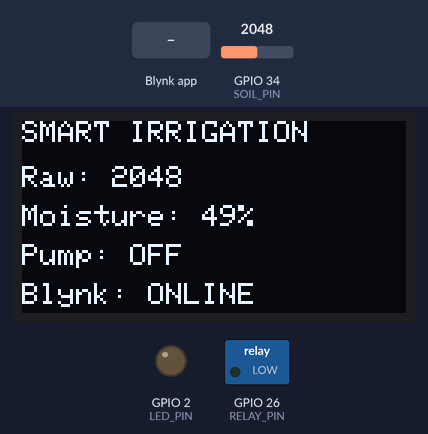
Recording of a sketch running on a simulated ESP32. Shown: 128×64 one-colour display, switched loads named in the sketch (green lamp = pin HIGH), output pins drawn as LEDs (lit = HIGH). Inputs (shaded band) come from the test bench; at power-on: GPIO 34 (SOIL_PIN) = 2048 (analog values on the 0–4095 scale). WiFi joins after 1.5 s; servers stay silent unless stated; what the sketch prints to the serial monitor is not drawn.

Above: at 3.1 s.
3.2 s: GPIO 34 (SOIL_PIN) set to 2819
At 4.4 s:
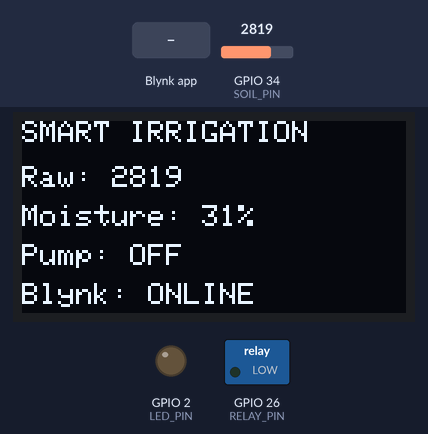
5.4 s: GPIO 34 (SOIL_PIN) set to 2920
At 7.1 s:
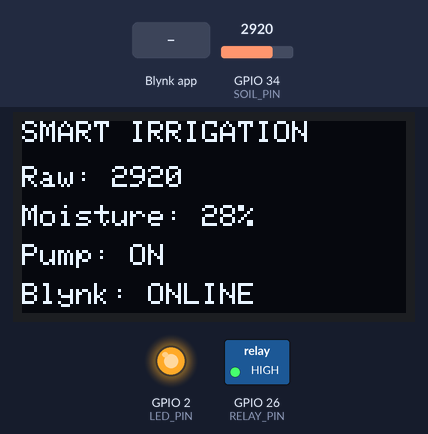
7.4 s: Blynk app writes 0 to V1
At 7.8 s:
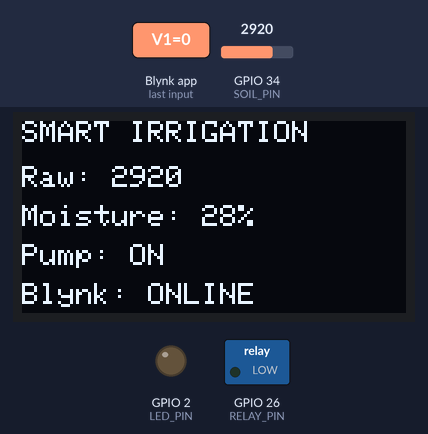
9.4 s: GPIO 34 (SOIL_PIN) set to 2866
At 10.2 s:
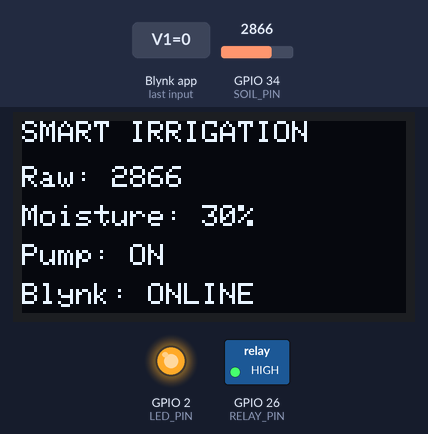
11.4 s: Blynk app writes 200 to V1
At 12.9 s:
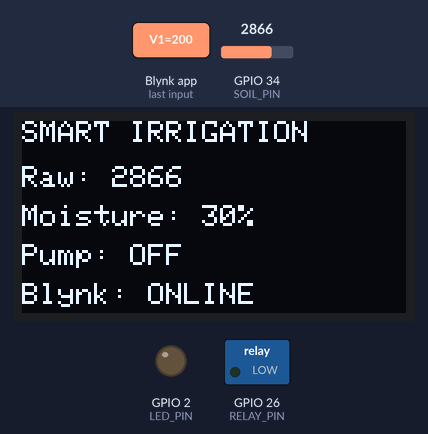
13.4 s: Blynk app writes 1 to V1
At 13.8 s:
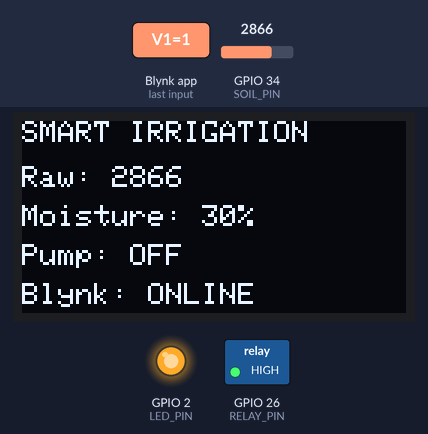
Timing chart, 0 to 16.4 s (numbered marks = the images above; inputs shaded):
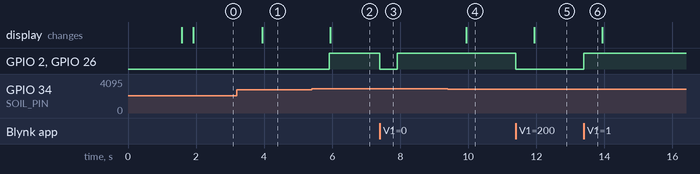

The sketch:

Smart-Irrigation.ino
```cpp
#define BLYNK_TEMPLATE_ID "TMPL3UmYovt23"
#define BLYNK_TEMPLATE_NAME "smart irrigation"
#define BLYNK_AUTH_TOKEN "8oOAxjUfOCGBrxj3TUzcwRacBQWGOUrQ"

#define BLYNK_PRINT Serial

#include <WiFi.h>
#include <BlynkSimpleEsp32.h>
#include <Wire.h>
#include <Adafruit_GFX.h>
#include <Adafruit_SSD1306.h>

// -------------------- WiFi --------------------
char ssid[] = "Wokwi-GUEST";
char pass[] = "";

// -------------------- Pins --------------------
#define SOIL_PIN 34
#define RELAY_PIN 26
#define LED_PIN 2

// -------------------- OLED --------------------
#define SCREEN_WIDTH 128
#define SCREEN_HEIGHT 64

Adafruit_SSD1306 display(
  SCREEN_WIDTH,
  SCREEN_HEIGHT,
  &Wire,
  -1
);

// -------------------- Moisture limits --------------------
const int ON_THRESHOLD = 30;
const int OFF_THRESHOLD = 45;

bool pumpState = false;

// -------------------- Blynk --------------------
BlynkTimer timer;

// V1 = manual pump switch
BLYNK_WRITE(V1)
{
  int value = param.asInt();

  pumpState = (value == 1);

  digitalWrite(RELAY_PIN, pumpState ? HIGH : LOW);
  digitalWrite(LED_PIN, pumpState ? HIGH : LOW);

  Serial.print("Manual Pump: ");
  Serial.println(pumpState ? "ON" : "OFF");
}

// -------------------- Soil reading --------------------
void readSoilMoisture()
{
  int rawValue = analogRead(SOIL_PIN);

  // ESP32 ADC: 0 = wet, 4095 = dry
  int moisture = map(rawValue, 4095, 0, 0, 100);

  moisture = constrain(moisture, 0, 100);

  // Automatic pump control
  if (!pumpState && moisture < ON_THRESHOLD)
  {
    pumpState = true;
  }
  else if (pumpState && moisture > OFF_THRESHOLD)
  {
    pumpState = false;
  }

  // Relay + LED
  digitalWrite(RELAY_PIN, pumpState ? HIGH : LOW);
  digitalWrite(LED_PIN, pumpState ? HIGH : LOW);

  // Send values to Blynk
  Blynk.virtualWrite(V0, rawValue);
  Blynk.virtualWrite(V2, moisture);
  Blynk.virtualWrite(V1, pumpState ? 1 : 0);
  // Serial monitor
  Serial.print("Soil raw value: ");
  Serial.println(rawValue);

  Serial.print("Soil moisture: ");
  Serial.print(moisture);
  Serial.println("%");

  Serial.print("Pump: ");
  Serial.println(pumpState ? "ON" : "OFF");

  // ---------------- OLED ----------------
  display.clearDisplay();

  display.setTextColor(SSD1306_WHITE);

  display.setTextSize(1);
  display.setCursor(0, 0);
  display.println("SMART IRRIGATION");

  display.setCursor(0, 15);
  display.print("Raw: ");
  display.println(rawValue);

  display.setCursor(0, 28);
  display.print("Moisture: ");
  display.print(moisture);
  display.println("%");

  display.setCursor(0, 41);
  display.print("Pump: ");
  display.println(pumpState ? "ON" : "OFF");

  display.setCursor(0, 54);
  display.print("Blynk: ");
  display.println(Blynk.connected() ? "ONLINE" : "OFFLINE");

  display.display();
}

// -------------------- SETUP --------------------
void setup()
{
  Serial.begin(115200);

  pinMode(RELAY_PIN, OUTPUT);
  pinMode(LED_PIN, OUTPUT);

  digitalWrite(RELAY_PIN, LOW);
  digitalWrite(LED_PIN, LOW);

  analogReadResolution(12);

  // OLED
  if (!display.begin(SSD1306_SWITCHCAPVCC, 0x3C))
  {
    Serial.println("OLED Failed!");
    while (1)
    {
      delay(100);
    }
  }

  display.clearDisplay();
  display.setTextColor(SSD1306_WHITE);
  display.setTextSize(1);

  display.setCursor(0, 0);
  display.println("SMART IRRIGATION");

  display.setCursor(0, 18);
  display.println("Connecting WiFi...");

  display.display();

  // WiFi
  WiFi.begin(ssid, pass);

  Serial.print("Connecting to WiFi");

  while (WiFi.status() != WL_CONNECTED)
  {
    delay(500);
    Serial.print(".");
  }

  Serial.println();
  Serial.println("WiFi connected!");

  Serial.print("IP: ");
  Serial.println(WiFi.localIP());

  // Blynk
  display.clearDisplay();

  display.setCursor(0, 0);
  display.println("SMART IRRIGATION");

  display.setCursor(0, 18);
  display.println("Connecting Blynk...");

  display.display();

  Blynk.begin(BLYNK_AUTH_TOKEN, ssid, pass);

  Serial.println("Blynk connected!");

  // First reading
  readSoilMoisture();

  // Read every 2 seconds
  timer.setInterval(2000L, readSoilMoisture);
}

// -------------------- LOOP --------------------
void loop()
{
  Blynk.run();
  timer.run();
}
```

Measured:
- the behaviour switches between 2866 and 2867 on GPIO 34 (SOIL_PIN) (found by bisection; images 1 and 2)
- after the input at 3.2 s, the display: changes after 0.74 s (image 1)
- after the input at 5.4 s, GPIO 2 (LED_PIN), GPIO 26 (RELAY_PIN): LOW → HIGH after 0.51 s; the display: changes after 0.54 s (image 2)
- after the input at 7.4 s, GPIO 2 (LED_PIN), GPIO 26 (RELAY_PIN): HIGH → LOW at once, → HIGH 0.51 s later
- after the input at 9.4 s, the display: changes after 0.54 s (image 4)
- after the input at 11.4 s, GPIO 2 (LED_PIN), GPIO 26 (RELAY_PIN): HIGH → LOW at once; the display: changes after 0.54 s (image 5)
- after the input at 13.4 s, GPIO 2 (LED_PIN), GPIO 26 (RELAY_PIN): LOW → HIGH at once
